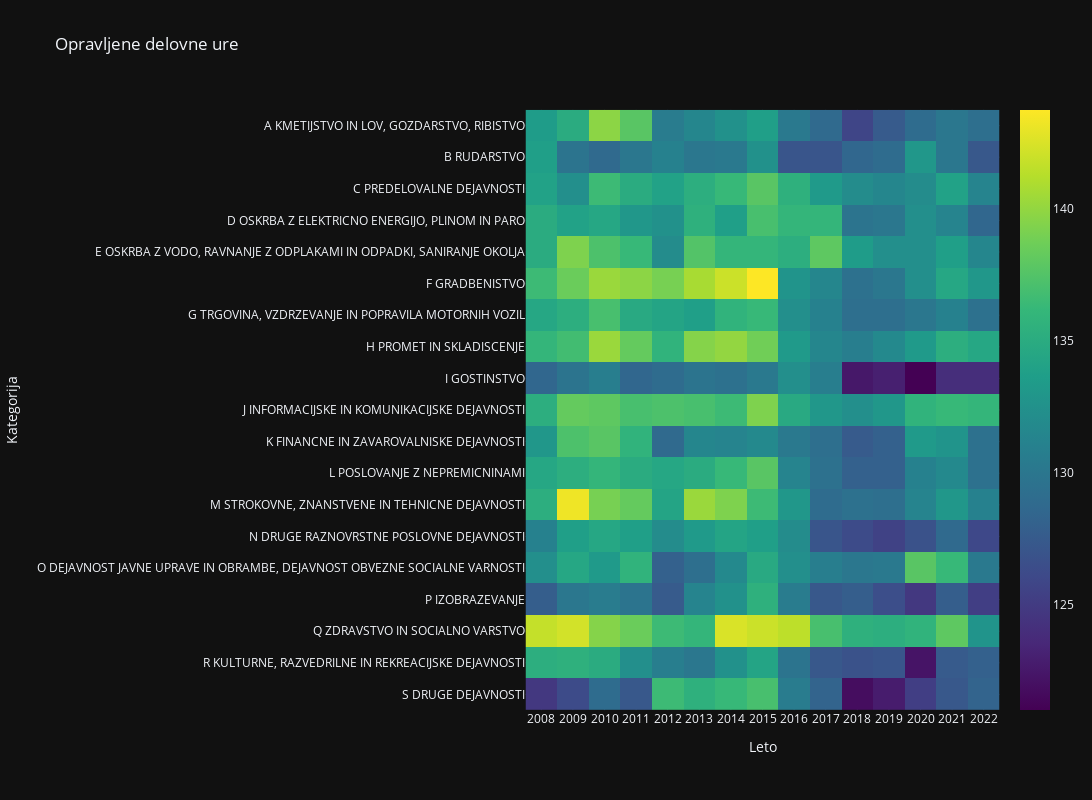

Notebook code for this chart:
### Markdown cell above
---

### Code cell
df = opravljene_delovne_ure_grouped
df_selected = df.iloc[:, 0:]

fig = px.imshow(df_selected.iloc[:, 1:].transpose(), x=df_selected.index, y=df_selected.columns[1:],
                color_continuous_scale='viridis', title='Opravljene delovne ure',
                labels={'x': 'Leto', 'y': 'Kategorija'}, width=1200, height=800)
fig.update_layout(yaxis_autorange='reversed')
fig.show()

### Figure 1 — Plotly figure (JSON) as saved in the notebook; plotly's stock layout.template omitted (floating-point values rounded to 4 significant figures; data arrays with more than 128 entries replaced by an {"elided": "..."} marker saying what was removed)
{"data": [{"coloraxis": "coloraxis", "name": "0", "x": ["2008", "2009", "2010", "2011", "2012", "2013", "2014", "2015", "2016", "2017", "2018", "2019", "2020", "2021", "2022"], "y": ["A KMETIJSTVO IN LOV, GOZDARSTVO, RIBISTVO", "B RUDARSTVO", "C PREDELOVALNE DEJAVNOSTI", "D OSKRBA Z ELEKTRICNO ENERGIJO, PLINOM IN PARO", "E OSKRBA Z VODO, RAVNANJE Z ODPLAKAMI IN ODPADKI, SANIRANJE OKOLJA", "F GRADBENISTVO", "G TRGOVINA, VZDRZEVANJE IN POPRAVILA MOTORNIH VOZIL", "H PROMET IN SKLADISCENJE", "I GOSTINSTVO", "J INFORMACIJSKE IN KOMUNIKACIJSKE DEJAVNOSTI", "K FINANCNE IN ZAVAROVALNISKE DEJAVNOSTI", "L POSLOVANJE Z NEPREMICNINAMI", "M STROKOVNE, ZNANSTVENE IN TEHNICNE DEJAVNOSTI", "N DRUGE RAZNOVRSTNE POSLOVNE DEJAVNOSTI", "O DEJAVNOST JAVNE UPRAVE IN OBRAMBE, DEJAVNOST OBVEZNE SOCIALNE VARNOSTI", "P IZOBRAZEVANJE", "Q ZDRAVSTVO IN SOCIALNO VARSTVO", "R KULTURNE, RAZVEDRILNE IN REKREACIJSKE DEJAVNOSTI", "S DRUGE DEJAVNOSTI"], "z": {"elided": "19x15 float values"}, "type": "heatmap", "xaxis": "x", "yaxis": "y", "hovertemplate": "Leto: %{x}<br>Kategorija: %{y}<br>color: %{z}<extra></extra>"}], "layout": {"xaxis": {"anchor": "y", "domain": [0.0, 1.0], "scaleanchor": "y", "constrain": "domain", "title": {"text": "Leto"}}, "yaxis": {"anchor": "x", "domain": [0.0, 1.0], "autorange": "reversed", "constrain": "domain", "title": {"text": "Kategorija"}}, "coloraxis": {"colorscale": [[0.0, "#440154"], [0.1111, "#482878"], [0.2222, "#3e4989"], [0.3333, "#31688e"], [0.4444, "#26828e"], [0.5556, "#1f9e89"], [0.6667, "#35b779"], [0.7778, "#6ece58"], [0.8889, "#b5de2b"], [1.0, "#fde725"]]}, "title": {"text": "Opravljene delovne ure"}, "height": 800, "width": 1200}}
